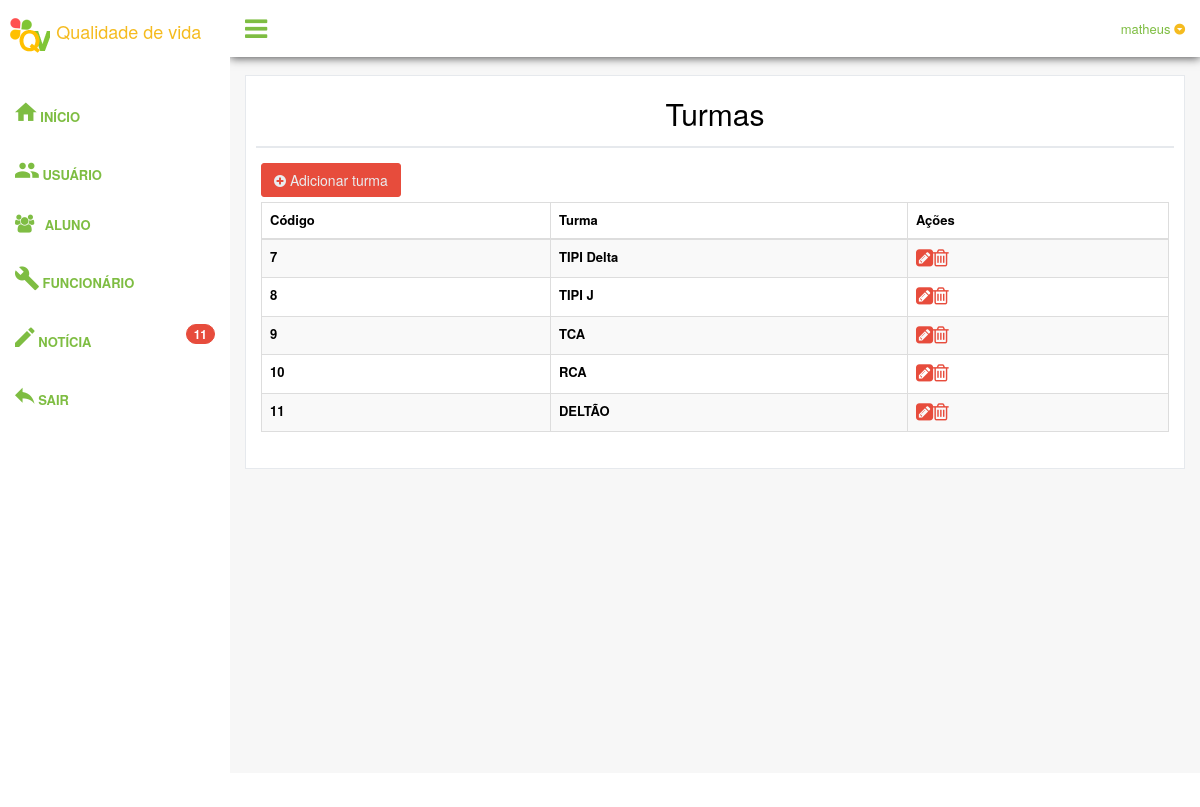
The app's page /painel/turmas.php (signed in) with its own data.
### tables this page shows
CREATE TABLE IF NOT EXISTS `turma` (
  `idTurma` int(11) NOT NULL,
  `nome` varchar(30) DEFAULT NULL,
  `deletar` int(11) NOT NULL
);

### painel/conexao.php (called while the page is built, shortened)
<?php
$servidor = "localhost";
$usuario = "root";
$senha = "";
$conexao = mysql_connect($servidor, $usuario, $senha);
$c_noticia = mysql_query("SELECT * FROM noticias WHERE deletar != 1", $conexao);
$noticia = mysql_num_rows($c_noticia);
?>

### painel/turmas.php (the view, shortened to what this page needs)
<?php
include("conexao.php");
	$sessaousuario = $_SESSION ['usuario'];
?>
<!DOCTYPE html>
<html>
  <head>
    <link href="assets/css/bootstrap.min.css" rel="stylesheet">
    <link href="assets/css/font-awesome.min.css" rel="stylesheet">
    <link href="assets/css/material-design-iconic-font.min.css" rel="stylesheet">
    <link href="assets/css/nprogress.css" rel="stylesheet">
    <link href="assets/css/jquery.mCustomScrollbar.min.css" rel="stylesheet"/>
	<link href="assets/css/dataTables.bootstrap.min.css" rel="stylesheet">
    <link href="assets/css/buttons.bootstrap.min.css" rel="stylesheet">
    <link href="assets/css/fixedHeader.bootstrap.min.css" rel="stylesheet">
    <link href="assets/css/responsive.bootstrap.min.css" rel="stylesheet">
    <link href="assets/css/scroller.bootstrap.min.css" rel="stylesheet">
    <link href="assets/css/custom.min.css" rel="stylesheet">
  </head>
  <body class="nav-md">
    <div class="container body">
      <div class="main_container">
        <div class="col-md-3 left_col menu_fixed">
          <div class="left_col scroll-view">
            <div class="navbar nav_title" style="border: 0;">
              <a href="index.php" class="site_title"><img src="img/logo.png" width="40" height="45"> <span style="font-size: 18px">Qualidade de vida</span></a>
            </div>
            <br />
            <div id="sidebar-menu" class="main_menu_side hidden-print main_menu">
              <div class="menu_section">
                <ul class="nav side-menu">
                <ul class="nav side-menu">
                  <li><a href="index.php"><i class="zmdi zmdi-hc-2x zmdi-home"></i> Início </a></li>
                </ul>
                <ul class="nav side-menu">
                 <li><a href="usuarios.php"><i class="zmdi zmdi-hc-2x zmdi-accounts"></i> Usuário</a></li>
                </ul>
                <ul class="nav side-menu">
                <li><a href="alunos.php"><i class="fa fa-users"></i> Aluno <span class="fa fa-chevron-down"></span></a>
                  </li>
                </ul>
                <ul class="nav side-menu">
                  <li><a href="funcionarios.php"><i class="zmdi zmdi-hc-2x zmdi-wrench"></i> Funcionário</a></li>
                </ul>
                <ul class="nav side-menu">
                  <li><a href="noticias.php"><i class="zmdi zmdi-hc-2x zmdi-edit"></i> Notícia<span class="badge bg-red pull-right" data-toggle="tooltip" data-placement="right" title="Total de dados"><?php echo $noticia;?></span></a></li>
                </ul>
                <ul class="nav side-menu">
                  <li><a href="sair.php"><i class="zmdi zmdi-hc-2x zmdi-mail-reply"></i> Sair </a></li>
                </ul>
                </ul>
              </div>
            </div>
          </div>
        </div>
        <div class="top_nav">
          <div class="nav_menu">
            <nav>
              <div class="nav toggle">
                <a id="menu_toggle"><i class="fa fa-bars"></i></a>
              </div>
              <ul class="nav navbar-nav navbar-right">
                <li class="">
                  <a href="javascript:;" class="user-profile dropdown-toggle" data-toggle="dropdown" aria-expanded="false">
                    <?php echo $sessaousuario;?>
                    <span class=" zmdi zmdi-caret-down-circle"></span>
                  </a>
                </li>
              </ul>
            </nav>
          </div>
        </div>
        <div class="right_col" role="main">
          <div class="">
            <div class="page-title">
            </div>
            <div class="row">
              <div class="col-md-12 col-sm-12 col-xs-12">
                <div class="x_panel">
                  <div class="x_title">
                    <h1 class="text-center">Turmas</h1>
                  </div>
                  <div class="x_content">
                  <a href="turmas_incluir.php" style="color: #fff">
					<p class="btn btn-dark">
                        <i class="fa fa-plus-circle"></i>&nbsp;Adicionar turma
					</p>
				  </a>
                    <table id="datatable-responsive" class=" table table-striped table-bordered dt-responsive nowrap" cellspacing="0" width="100%">
                      <thead>
                        <tr>
                          	<th class="contoth">Código</th>
                          	<th class="contoth">Turma</th>
							<th class="contoth">Ações</th>
                        </tr>
                      </thead>
<?php
$consulta = mysql_query("SELECT * FROM turma WHERE deletar != '1'");
while ($dados = mysql_fetch_array($consulta))
{
	?>
                        <tr>
                        	<th><?php echo $dados['idTurma']; ?></th>
                        	<th><?php echo $dados['nome']; ?></th>
                            <td><a href="turmas_editar.php?id=<?php echo $dados['idTurma'];?>"><i class="fa fa-pencil-square" style="font-size: 20px"></i></a><a href="controlador.php?acao=excluir_turma&id=<?php echo $dados['idTurma'];?>"><i class="fa fa-trash-o" style="font-size: 20px"></i></a></td>
                        </tr>
<?php } ?>
                    </table>
                  </div>
                </div>
              </div>
            </div>
          </div>
        </div>
        <footer>
        </footer>
      </div>
    </div>
  </body>
</html>

### records on screen
turma: idTurma "7", nome "TIPI Delta"
turma: idTurma "8", nome "TIPI J"
turma: idTurma "9", nome "TCA"
turma: idTurma "10", nome "RCA"
turma: idTurma "11", nome "DELTÃO"

### other values on screen
$noticia "11"
$sessaousuario "matheus"
